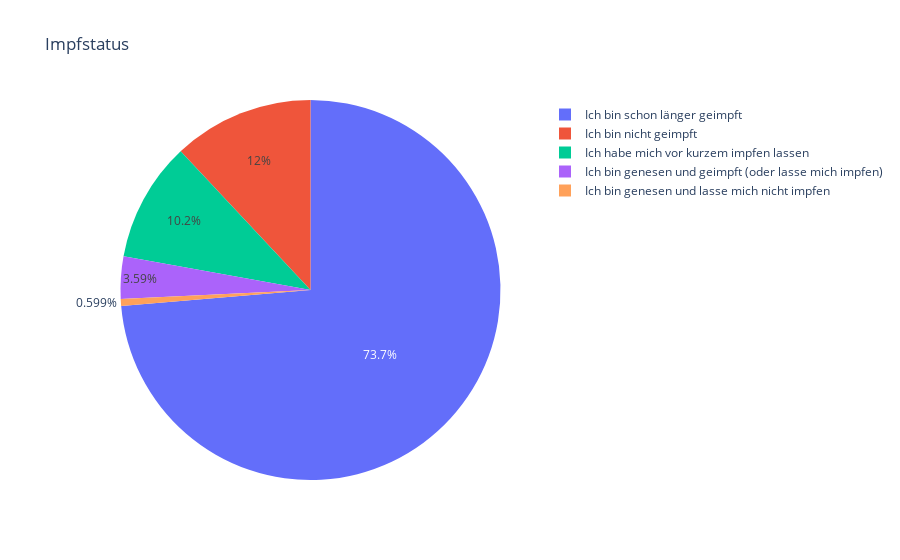

The notebook cell saved with this chart:
### Code cell
px.pie(values=res0.values, names=res0.index, title="Impfstatus", height = plotly_standard_height)

### Figure 1 — Plotly figure (JSON) as saved in the notebook; plotly's stock layout.template omitted (floating-point values rounded to 4 significant figures)
{"data": [{"domain": {"x": [0, 1], "y": [0, 1]}, "hovertemplate": "label=%{label}<br>value=%{value}<extra></extra>", "labels": ["Ich bin schon länger geimpft", "Ich bin nicht geimpft", "Ich habe mich vor kurzem impfen lassen", "Ich bin genesen und geimpft (oder lasse mich impfen)", "Ich bin genesen und lasse mich nicht impfen"], "legendgroup": "", "name": "", "showlegend": true, "type": "pie", "values": [123, 20, 17, 6, 1]}], "layout": {"autosize": true, "legend": {"tracegroupgap": 0}, "title": {"text": "Impfstatus"}}}
